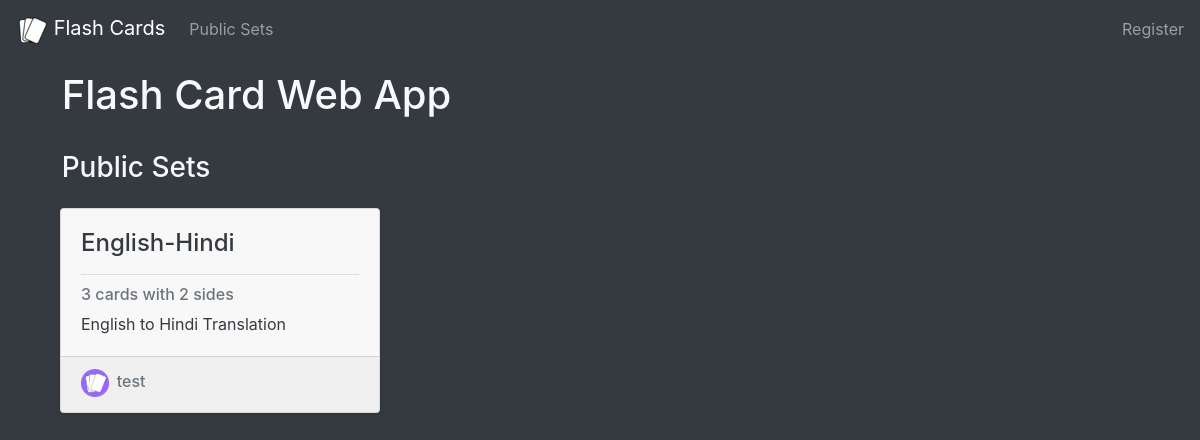
The page /home on the database its author committed.
### models.py (models this page shows, shortened)
class Set_SQL(db.Model):
    __tablename__ = 'sets'
    set_id = db.Column(db.INTEGER(), primary_key=True)
    name = db.Column(db.String(255), nullable=False)
    description = db.Column(db.String(500))
    user_id = db.Column(db.ForeignKey('users.id'), nullable=False)
    public = db.Column(db.Boolean, nullable=False)
    user = db.relationship('User')

class User(UserMixin, db.Model):
    __tablename__ = 'users'
    id = db.Column(db.Integer, primary_key=True)
    name = db.Column(db.String(100), nullable=False, unique=False)
    email = db.Column(db.String(40), unique=True, nullable=False)
    password = db.Column(db.String(200), primary_key=False, unique=False, nullable=False)
    created_on = db.Column(db.String(100), index=False, unique=False, nullable=True)
    last_login = db.Column(db.String(100), index=False, unique=False, nullable=True)
    avatar = db.Column(db.String(200), unique=False, nullable=True)
    bio = db.Column(db.String(500), unique=False, nullable=True)

### views/home.py (the view)
@home_blueprint.route('/home')
def home():
    users = {}
    public_sets = []
    public_sets_all = build_sets_public(current_user)
    private_sets = build_sets_private(current_user) if current_user.is_authenticated else None
    if current_user.is_authenticated:
        users[current_user.id] = current_user
        for set in public_sets_all:
            if set.user != current_user.id:
                public_sets.append(set)
    else:
        public_sets = public_sets_all
    for set in public_sets:
        if set.user not in users:
            users[set.user] = db.session.query(User).filter_by(id=set.user).one()
    return render_template('home.html', public_sets=public_sets, private_sets=private_sets, current_user=current_user, users=users)

### flashcard.py (called while the page is built)
    def num_cards(self):
        return len(self.cards)

    def num_sides(self):
        return len(self.sides)

### queries.py (called while the page is built)
def query_cells(card_id):  # returns a dictionary of cells {side_id: [info, card_id]} for a given card_id
    records = db.session.query(Cell_SQL).filter_by(card_id=card_id).all()
    cells = {}
    for record in records:
        cells[record.side_id] = [record.info, record.card_id]
    return cells

def query_cards(id):  # returns an array of Card objects for a given set_id
    records = db.session.query(Card_SQL).filter_by(set_id=id).all()
    cards = []
    for record in records:
        card = Card(record.card_ID, record.card_order, query_cells(record.card_ID), record.set_id)
        cards.append(card)
    return cards

def query_sides(set_id):  # returns a dictionary of {id_name: [order, name, set_id]} for a given set_id
    records = db.session.query(Side_SQL).filter_by(set_id=set_id).all()
    sides = {}
    for record in records:
        sides[record.side_id] = [record.side_order, record.name, record.set_id]
    return sides

def query_sets(records):  # returns an array of all sets where each set is an array of form [set_id, name, description, user_id, public]
    sets = []
    for record in records:
        set = [record.set_id, record.name, record.description, record.user_id, record.public]
        sets.append(set)
    return sets

def query_sets_public(user): # returns all publicly visible sets
    records = db.session.query(Set_SQL).filter_by(public=True).order_by(desc(Set_SQL.set_id)).all()
    all_records = query_sets(records)
    return all_records

def build_sets(records):  # builds an array of Set objects for all sets in db using query methods
    sets = []
    for record in records:
        set = Set(record[0], record[1], record[2], query_sides(record[0]), query_cards(record[0]), record[3], record[4])
        sets.append(set)
    return sets

def build_sets_public(user): # builds an array of Set objects for all public sets
    return build_sets(query_sets_public(user))

### templates/home.html (shortened to what this page needs)
{% extends "base.html" %}
{% block head %}
    {{super()}}
    <link rel= "stylesheet" type= "text/css" href= "{{ url_for('static',filename='styles/home.css') }}">
{% endblock %}
{% block body %}
    {% from 'set-card.html' import card %}
    {% if not current_user.is_authenticated %}
        <div class="title-text"><h1>Flash Card Web App</h1></div>
    {% endif %}
    <br>
    <div class="title-text"><h3>Public Sets</h3></div>
    {% set length = 6 if public_sets|length>6 else public_sets|length %}
        <div class="card-deck text-dark">
            {% for i in range(length) %}
                {{ card(public_sets[i], users[public_sets[i].user]) }}
            {% endfor %}
        </div>
{% endblock %}

### templates/set-card.html
{% macro card(set, user) %}
<div class="col-md-4 mt-3">
    <div class="card d shadow-sm">
        <div class="card-body">
            <h4 class="card-title">{{ set.name }}</h4>
            <a href= "{{url_for('set.set', set_id=set.id_num)}}" class="stretched-link"><hr></a>
            <h6 class="card-subtitle mb-2 text-muted">{{ set.num_cards() }} cards with {{ set.num_sides() }} sides</h6>
            <p class="card-text">{{ set.description }}</p>
        </div>
        <a href="{{ url_for('home.profile', username=user.name) }}" style="z-index: 2; position: relative">
        <div class="card-footer text-muted">
            <img src="{{ url_for('static', filename=user.avatar) }}" style="width:10%"><h6 class="ml-2" style="display: inline-block">{{ user.name }}</h6>
        </div></a>
    </div>
</div>
{% endmacro %}

### static/styles/home.css (style rules this page uses)
div.title-text { margin-left: 1.5% }
.card { background-color: #f8f8f8ff }

### rows shown on the page
Set_SQL: name "English-Hindi", description "English to Hindi Translation"
User: avatar (picture), name "test"

### other values the page prints
{{ set.num_cards() }} "3"
{{ set.num_sides() }} "2"
